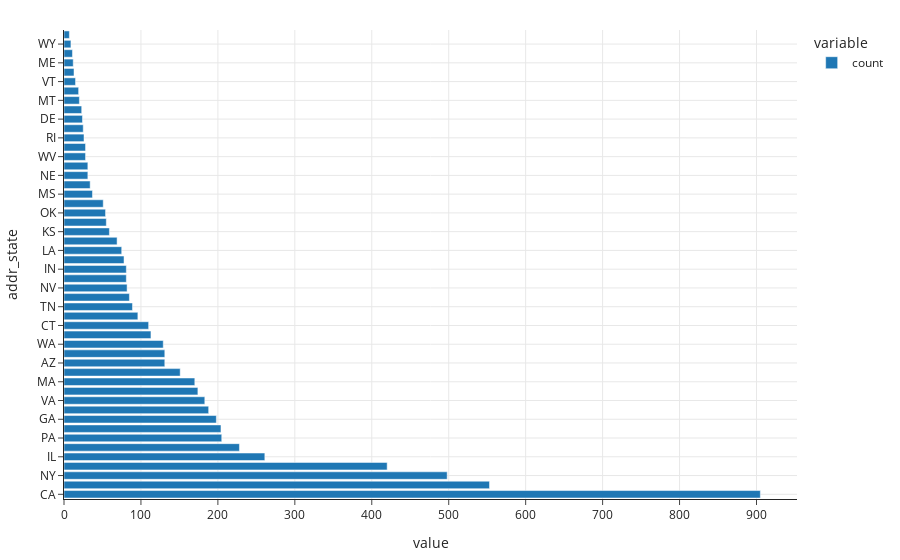

Source (notebook cell):
### Markdown cell above
- Example: What is the distribution of `'addr_state'`s in `loans`?

### Code cell
# Here, we're using the .plot method on loans['addr_state'], which is a Series.
# We prefer horizontal bar charts, since they're easier to read.
(
    loans['addr_state']
    .value_counts()
    .plot(kind='barh')
)

### Figure 1 — Plotly figure (JSON) as saved in the notebook; plotly's stock layout.template omitted (floating-point values rounded to 4 significant figures)
{"data": [{"alignmentgroup": "True", "hovertemplate": "variable=count<br>value=%{x}<br>addr_state=%{y}<extra></extra>", "legendgroup": "count", "marker": {"color": "#1F77B4", "pattern": {"shape": ""}}, "name": "count", "offsetgroup": "count", "orientation": "h", "showlegend": true, "textposition": "auto", "type": "bar", "x": [905, 553, 498, 420, 261, 228, 205, 204, 198, 188, 183, 174, 170, 151, 131, 131, 129, 113, 110, 96, 89, 85, 82, 81, 81, 78, 75, 69, 59, 55, 54, 51, 37, 34, 31, 31, 28, 28, 26, 25, 24, 23, 20, 19, 15, 13, 12, 11, 9, 7], "xaxis": "x", "y": ["CA", "TX", "NY", "FL", "IL", "NJ", "PA", "OH", "GA", "NC", "VA", "MI", "MA", "MD", "AZ", "MN", "WA", "CO", "CT", "MO", "TN", "WI", "NV", "OR", "IN", "AL", "LA", "SC", "KS", "AR", "OK", "KY", "MS", "UT", "NE", "NM", "WV", "HI", "RI", "NH", "DE", "DC", "MT", "AK", "VT", "SD", "ME", "ID", "WY", "ND"], "yaxis": "y"}], "layout": {"barmode": "relative", "legend": {"title": {"text": "variable"}, "tracegroupgap": 0}, "xaxis": {"anchor": "y", "domain": [0, 1], "title": {"text": "value"}}, "yaxis": {"anchor": "x", "domain": [0, 1], "title": {"text": "addr_state"}}}}
